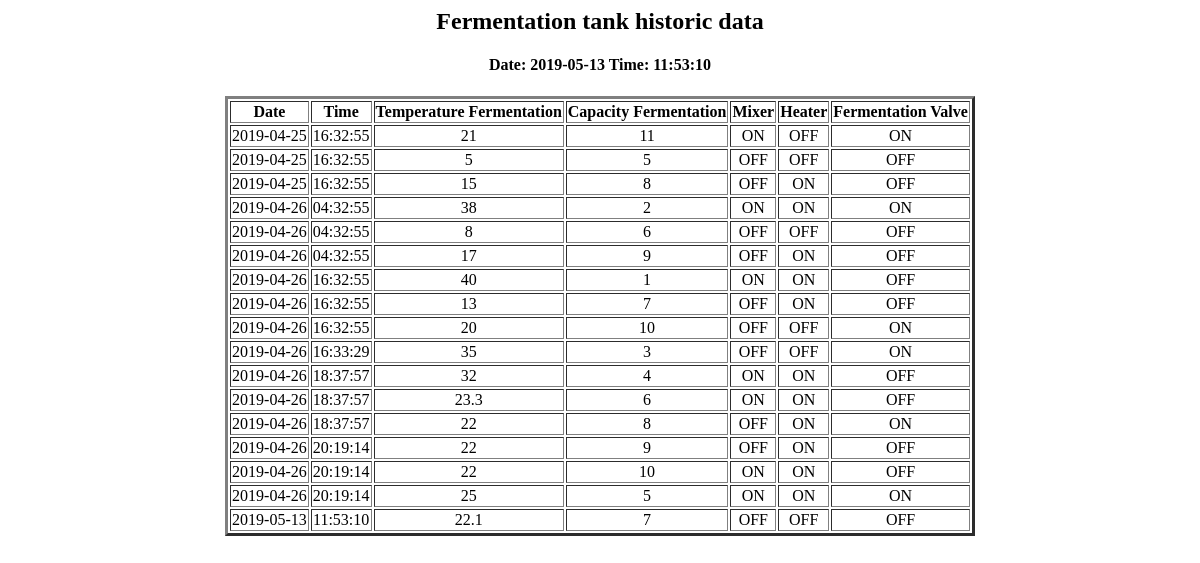
Page /ftank on the earlier database version.
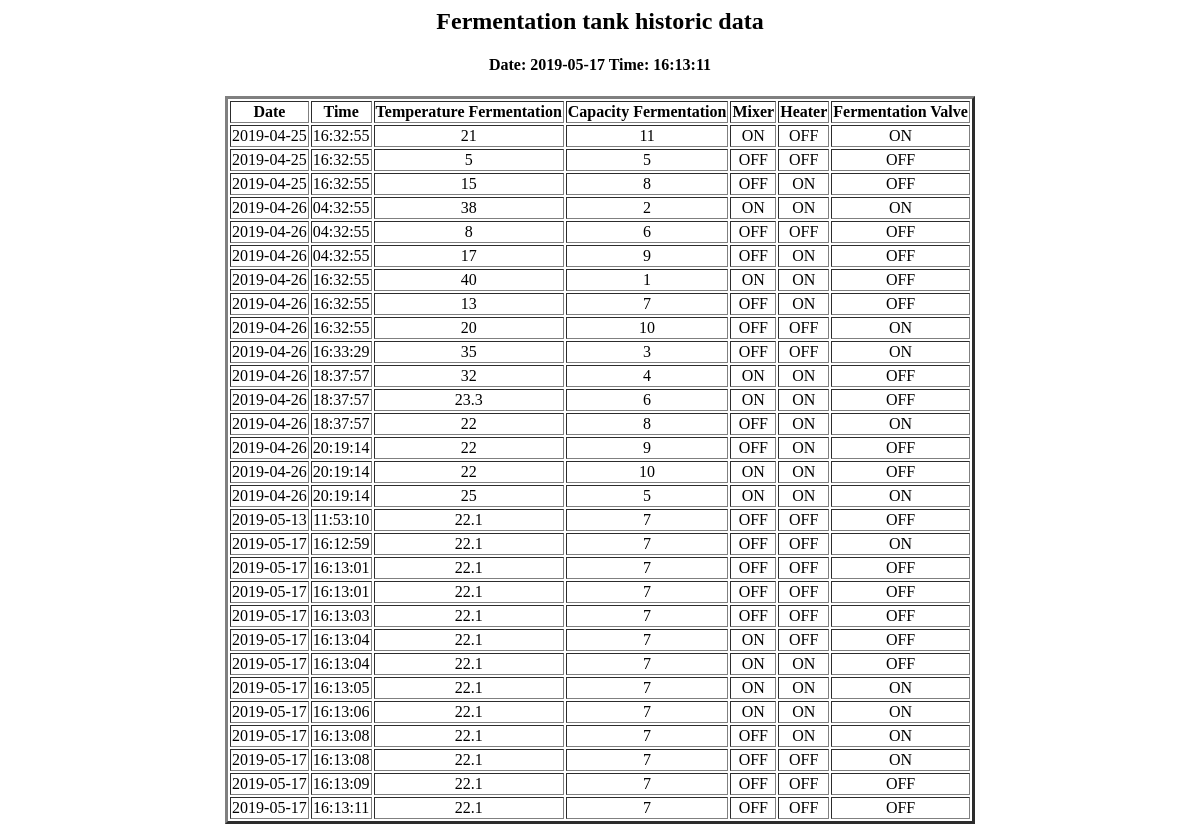
Same page on the later database version.
### tables this page shows
CREATE TABLE "sensors" (
	`tdate`	DATE,
	`ttime`	TIME,
	`tempferm`	NUMERIC,
	`tempbeer`	NUMERIC,
	`capferm`	NUMERIC,
	`capbeer`	NUMERIC,
	`mixer`	TEXT,
	`heater`	TEXT,
	`valferm`	TEXT,
	`valbeer`	TEXT
);

### practica2.py (the view)
@app.route('/ftank')
def Taula_ferm():
	conn = sqlite3.connect('lleidabeer.db')
	print("Opened database successfully")
	llista =[]
	cursor = conn.execute("SELECT tdate,ttime,tempferm,capferm,mixer,heater,valferm from sensors")
	for row in cursor:
	   llista.append(row)
	print("Operation done successfully")
	conn.close()
	return  render_template("fermhistoric.html",llista=llista)

### templates/fermhistoric.html (shortened to what this page needs)
<html>
  <head>
  </head>
  <body>
<center>
    <h2>Fermentation tank historic data</h2>
	 <h4>Date: {{llista[-1][0]}}    Time: {{llista[-1][1]}} </h4>
    <table border="3">
      <tr align="center">
	<th>Date</th>
	<th>Time</th>
	<th>Temperature Fermentation</th>
	<th>Capacity Fermentation</th>
	<th>Mixer</th>
	<th>Heater</th>
	<th>Fermentation Valve</th>
      </tr>
	{% for row in llista %}
          <tr align="center">
	  {% for cell in row %}
	    <td> {{cell}} </td>
	  {% endfor %}
	  </tr>
	{% endfor %}
    </table>
    </center>
  </body>
</html>

Differences in the rows shown:
added sensors: tdate "2019-05-17", ttime "16:13:11", tempferm "22.1", row "7", mixer "OFF", heater "OFF", valferm "OFF"
added sensors: tdate "2019-05-17", ttime "16:12:59", tempferm "22.1", row "7", mixer "OFF", heater "OFF", valferm "ON"
added sensors: tdate "2019-05-17", ttime "16:13:01", tempferm "22.1", row "7", mixer "OFF", heater "OFF", valferm "OFF"
added sensors: tdate "2019-05-17", ttime "16:13:01", tempferm "22.1", row "7", mixer "OFF", heater "OFF", valferm "OFF"
added sensors: tdate "2019-05-17", ttime "16:13:03", tempferm "22.1", row "7", mixer "OFF", heater "OFF", valferm "OFF"
added sensors: tdate "2019-05-17", ttime "16:13:04", tempferm "22.1", row "7", mixer "ON", heater "OFF", valferm "OFF"
added sensors: tdate "2019-05-17", ttime "16:13:04", tempferm "22.1", row "7", mixer "ON", heater "ON", valferm "OFF"
added sensors: tdate "2019-05-17", ttime "16:13:05", tempferm "22.1", row "7", mixer "ON", heater "ON", valferm "ON"
added sensors: tdate "2019-05-17", ttime "16:13:06", tempferm "22.1", row "7", mixer "ON", heater "ON", valferm "ON"
added sensors: tdate "2019-05-17", ttime "16:13:08", tempferm "22.1", row "7", mixer "OFF", heater "ON", valferm "ON"
added sensors: tdate "2019-05-17", ttime "16:13:08", tempferm "22.1", row "7", mixer "OFF", heater "OFF", valferm "ON"
added sensors: tdate "2019-05-17", ttime "16:13:09", tempferm "22.1", row "7", mixer "OFF", heater "OFF", valferm "OFF"
Other differences:
{{ llista[-1][0] }}: "2019-05-13" → "2019-05-17"
{{ llista[-1][1] }}: "11:53:10" → "16:13:11"
